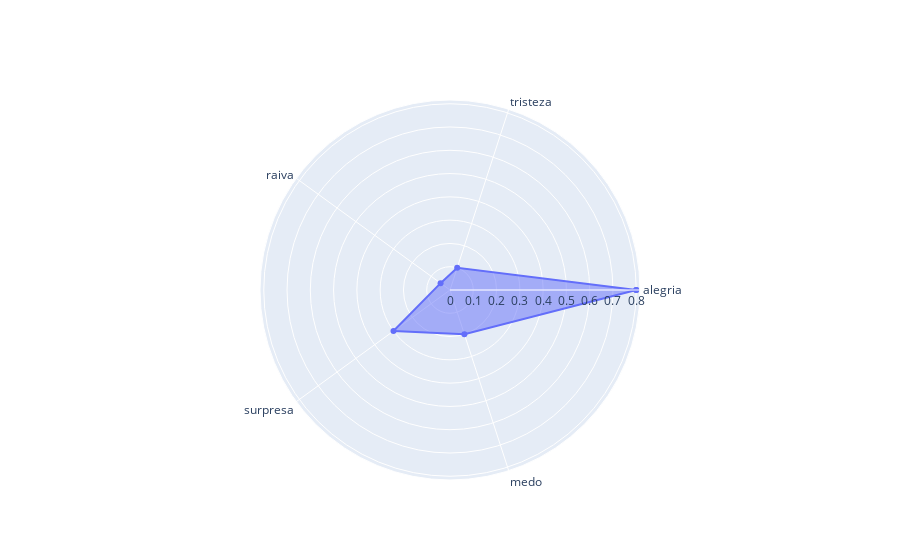

Source (notebook cell):
### Code cell
import plotly.graph_objects as go

categories = ['alegria', 'tristeza', 'raiva', 'surpresa', 'medo']
values = [0.8, 0.1, 0.05, 0.3, 0.2]

fig = go.Figure(data=go.Scatterpolar(
    r=values + [values[0]],  # fechar a curva
    theta=categories + [categories[0]],
    fill='toself'
))

fig.update_layout(
    polar=dict(radialaxis=dict(visible=True)),
    showlegend=False
)

fig.show()

### Figure 1 — Plotly figure (JSON) as saved in the notebook; plotly's stock layout.template omitted (floating-point values rounded to 4 significant figures)
{"data": [{"fill": "toself", "r": [0.8, 0.1, 0.05, 0.3, 0.2, 0.8], "theta": ["alegria", "tristeza", "raiva", "surpresa", "medo", "alegria"], "type": "scatterpolar"}], "layout": {"polar": {"radialaxis": {"visible": true}}, "showlegend": false}}
